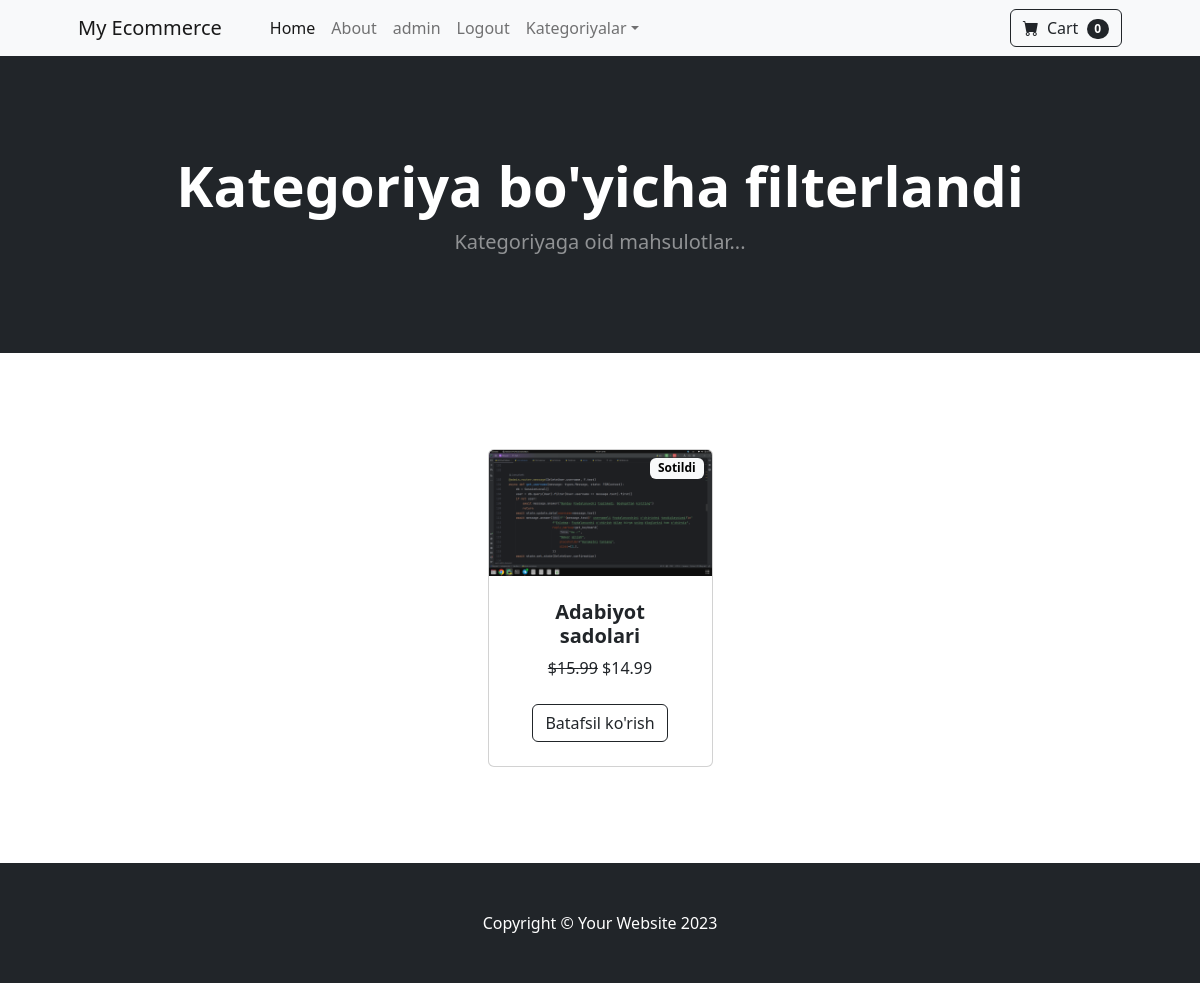
Screenshot of /category/Fantaziya/ (signed in) with the database file from the repository.
### store/models.py (models this page shows, shortened)
class Product(models.Model):
    name = models.CharField(max_length=100)
    price = models.DecimalField(max_digits=6, decimal_places=2, default=0)
    category = models.ForeignKey(Category, on_delete=models.CASCADE, default=1)
    description = models.TextField(default="", blank=True, null=True)
    image = models.ImageField(upload_to='uploads/product/')
    is_sale = models.BooleanField(default=False)
    sale_price = models.DecimalField(max_digits=6, decimal_places=2, default=0)

### store/views.py (the view)
# urls.py: path('category/<str:foo>/', views.category, name='category'),
def category(request, foo):
    foo = foo.replace("-", " ")
    try:
        category = Category.objects.get(name=foo)
        products = Product.objects.filter(category=category)
        return render(request, 'category.html', {"products": products, "category": category})
    except:
        messages.error(request, "Ushbu kategoriya topilmadi")
        return redirect('home')

### cart/cart.py (called while the page is built)
    def __len__(self):
        return len(self.cart)

### cart/context_processors.py (called while the page is built)
def cart(request):
    return {'cart': Cart(request)}

### store/templates/category.html (shortened to what this page needs)
{% extends 'base.html' %}
{% block content %}
<header class="bg-dark py-5">
    <div class="container px-4 px-lg-5 my-5">
        <div class="text-center text-white">
            <h1 class="display-4 fw-bolder">Kategoriya bo'yicha filterlandi</h1>
            <p class="lead fw-normal text-white-50 mb-0">Kategoriyaga oid mahsulotlar...</p>
        </div>
    </div>
</header>
<section class="py-5">
    <div class="container px-4 px-lg-5 mt-5">
        <div class="row gx-4 gx-lg-5 row-cols-2 row-cols-md-3 row-cols-xl-4 justify-content-center">
            {% for product in products %}
                {% if product.is_sale %}
                    <div class="col mb-5">
                        <div class="card h-100">
                            <div class="badge text-black bg-light position-absolute"
                            style="top: 0.5rem; right: 0.5rem"> Sotildi </div>
                            <img class="card-img-top" src="{{ product.image.url }}" alt="..."/>
                            <div class="card-body p-4">
                                <div class="text-center">
                                    <h5 class="fw-bolder">{{ product.name }}</h5>
                                    <strike>${{ product.price }}</strike>
                                    ${{ product.sale_price }}
                                    <br>
                                </div>
                            </div>
                            <div class="card-footer p-4 pt-0 border-top-0 bg-transparent">
                                <div class="text-center"><a class="btn btn-outline-dark mt-auto"
                                                            href="{% url 'product' product.id %}">Batafsil ko'rish</a></div>
                            </div>
                        </div>
                    </div>
                {% endif %}
            {% endfor %}
        </div>
    </div>
</section>
{% endblock %}

### store/templates/navbar.html (shortened to what this page needs)
<nav class="navbar navbar-expand-lg navbar-light bg-light">
    <div class="container px-4 px-lg-5">
        <a class="navbar-brand" href="{% url 'home' %}">My Ecommerce</a>
        <div class="collapse navbar-collapse" id="navbarSupportedContent">
            <ul class="navbar-nav me-auto mb-2 mb-lg-0 ms-lg-4">
                <li class="nav-item"><a class="nav-link active" aria-current="page" href="{% url 'home' %}">Home</a>
                </li>
                <li class="nav-item"><a class="nav-link" href="{% url 'about' %}">About</a></li>
                {% if not user.is_authenticated %}
                    <li class="nav-item"><a class="nav-link" href="{% url 'login' %}">Login</a></li>
                    <li class="nav-item"><a class="nav-link" href="{% url 'register' %}">Register</a></li>
                {% else %}
                    <li class="nav-item"><a class="nav-link" href="{% url 'profile' user.username %}"> {{ user.username }} </a></li>
                    <li class="nav-item"><a class="nav-link" href="{% url 'logout' %}"> Logout </a></li>
                {% endif %}
                <li class="nav-item dropdown">
                    <a class="nav-link dropdown-toggle" id="navbarDropdown" href="#!" role="button"
                       data-bs-toggle="dropdown" aria-expanded="false">Kategoriyalar</a>
                </li>
            </ul>
            <form class="d-flex">
                <a href="{% url 'cart_summary' %}" class="btn btn-outline-dark">
                    <i class="bi-cart-fill me-1"></i>
                    Cart
                    <span class="badge bg-dark text-white ms-1 rounded-pill" id="cart_quantity">
                        {{ cart|length }}
                    </span>
                </a>
            </form>
        </div>
    </div>
</nav>

### rows the page displays
Product: image (picture), name "Adabiyot sadolari", price "15.99", sale_price "14.99"

### other values shown
{{ user.username }} "admin"
{{ cart|length }} "0"
